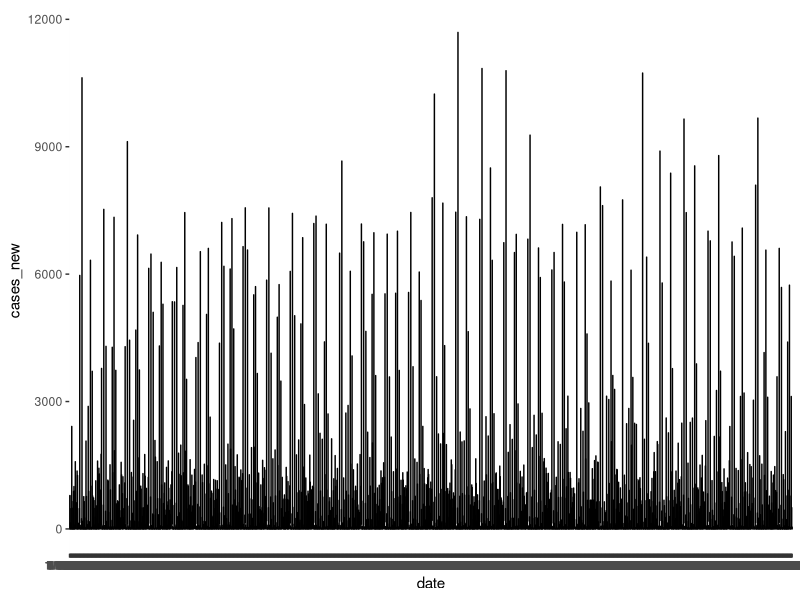

Reproduce this figure in R.
## Task 1 Data Preparation

# Load the data
covid19_malaysia <- read.csv('covid19_malaysia.csv', header=TRUE)

# Check for missing values
missing_values <- sum(is.na(covid19_malaysia))

if (missing_values == 0) {
  print('There are no missing values in the dataset.')
} else {
  print('There are some missing values in the dataset.')
}

# Check if each column's data type is correct
print(str(covid19_malaysia)) # print the structure of entire df including data types of all columns

sno_type <- typeof(covid19_malaysia[[1]][1])
date_type <- typeof(covid19_malaysia[[2]][1])
state_type <- typeof(covid19_malaysia[[3]][1])
cases_new_type <- typeof(covid19_malaysia[[4]][1])
cases_import_type <- typeof(covid19_malaysia[[5]][1])
cases_recovered_type <- typeof(covid19_malaysia[[6]][1])
cases_active_type <- typeof(covid19_malaysia[[7]][1])
cases_unvax_type <- typeof(covid19_malaysia[[8]][1])

if (sno_type =='integer' && date_type =='character' && state_type == 'character' && cases_new_type == 'integer' && cases_import_type == 'integer' && cases_recovered_type == 'integer' && cases_active_type == 'integer' && cases_unvax_type == 'integer') {
  print('Data types in all columns are correct')
} else {
  print('Data type(s) in some column(s) is/ are not correct')    
  }


## Task 2 Data Exploration


# Summary, no. of records, max. no. of confirmed and cured cases
summary <- summary(covid19_malaysia)
print("Summary of the dataset's statistics: ")
print(summary)

row_count <- nrow(covid19_malaysia)
print("Total number of record in the dataset: ")
print(row_count)

max_confirmed <- max(covid19_malaysia$cases_new)
day_max_confirmed <- covid19_malaysia$date[covid19_malaysia$cases_new==max_confirmed]
print("The day with the highest number of confirmed cases: ")
print(day_max_confirmed)

max_cured <- max(covid19_malaysia$cases_recovered)
day_max_cured <- covid19_malaysia$date[covid19_malaysia$cases_recovered==max_cured]
print("The day with the highest number of cured cases: ")
print(day_max_cured)

# Distribution of COVID-19 cases
library(ggplot2)
ggplot(covid19_malaysia, aes(x=date, y=cases_new)) + geom_line()


## Task 3 Data Manipulation

# Total no. of confirmed and cured cases by year
# library(stringr)
# for(i in covid19_malaysia$date){
#   print(unique(str_sub(i, -4,-1)))
# }

total_cases_count_2020 = sum(covid19_malaysia$cases_new[1:5472])
total_cases_count_2021 = sum(covid19_malaysia$cases_new[5473:11312])
total_cases_count_2022 = sum(covid19_malaysia$cases_new[11313:17152])
total_cases_count_2023 = sum(covid19_malaysia$cases_new[17153:22992])
total_cases_count_2024 = sum(covid19_malaysia$cases_new[22993:26000])

total_cured_count_2020 = sum(covid19_malaysia$cases_recovered[1:5472])
total_cured_count_2021 = sum(covid19_malaysia$cases_recovered[5473:11312])
total_cured_count_2022 = sum(covid19_malaysia$cases_recovered[11313:17152])
total_cured_count_2023 = sum(covid19_malaysia$cases_recovered[17153:22992])
total_cured_count_2024 = sum(covid19_malaysia$cases_recovered[22993:26000])

# Average no. of confirmed and cured cases per month by year
average_cases_per_month_2020 = total_cases_count_2020/12
average_cases_per_month_2021 = total_cases_count_2021/12
average_cases_per_month_2022 = total_cases_count_2022/12
average_cases_per_month_2023 = total_cases_count_2023/12
average_cases_per_month_2024 = total_cases_count_2024/7

average_cured_per_month_2020 = total_cured_count_2020/12
average_cured_per_month_2021 = total_cured_count_2021/12
average_cured_per_month_2022 = total_cured_count_2022/12
average_cured_per_month_2023 = total_cured_count_2023/12
average_cured_per_month_2024 = total_cured_count_2024/7

# Total no. of confirmed and cured cases by state
print('Total no. of confirmed cases by state: ')
for(i in unique(covid19_malaysia$state)){
  print(paste(i, ':' , sum(covid19_malaysia$cases_new[covid19_malaysia$state==i])))
}

print('Total no. of cured cases by state: ')
for(i in unique(covid19_malaysia$state)){
  print(paste(i, ':' , sum(covid19_malaysia$cases_recovered[covid19_malaysia$state==i])))
}


# Total no. of confirmed and cured cases from Jan 2020 to Jul 2024
grand_total_cases_count = sum(covid19_malaysia$cases_new)
grand_total_cured_count = sum(covid19_malaysia$cases_recovered)
grand_total_month_count = sum((2023-2020+1)*12+7)

# Average no. of confirmed and cured cases per month from Jan 2020 to Jul 2024
grand_average_cases_per_month = grand_total_cases_count/grand_total_month_count
grand_average_cured_per_month = grand_total_cured_count/grand_total_month_count


## Task 4 Data Analysis

